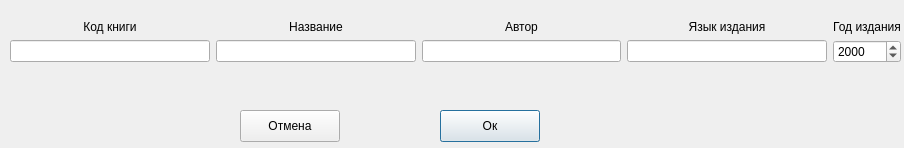
<?xml version="1.0" encoding="UTF-8"?>
<ui version="4.0">
 <class>addBooks</class>
 <widget class="QDialog" name="addBooks">
  <property name="geometry">
   <rect>
    <x>0</x>
    <y>0</y>
    <width>904</width>
    <height>148</height>
   </rect>
  </property>
  <property name="minimumSize">
   <size>
    <width>904</width>
    <height>148</height>
   </size>
  </property>
  <property name="maximumSize">
   <size>
    <width>904</width>
    <height>148</height>
   </size>
  </property>
  <property name="windowTitle">
   <string>архивариум</string>
  </property>
  <widget class="QWidget" name="horizontalLayoutWidget">
   <property name="geometry">
    <rect>
     <x>10</x>
     <y>20</y>
     <width>891</width>
     <height>80</height>
    </rect>
   </property>
   <layout class="QHBoxLayout" name="horizontalLayout">
    <item>
     <layout class="QVBoxLayout" name="verticalLayout_3">
      <item>
       <widget class="QLabel" name="label_3">
        <property name="text">
         <string>Код книги</string>
        </property>
        <property name="alignment">
         <set>Qt::AlignCenter</set>
        </property>
       </widget>
      </item>
      <item>
       <widget class="QLineEdit" name="bookID"/>
      </item>
      <item>
       <spacer name="verticalSpacer_2">
        <property name="orientation">
         <enum>Qt::Vertical</enum>
        </property>
        <property name="sizeHint" stdset="0">
         <size>
          <width>20</width>
          <height>40</height>
         </size>
        </property>
       </spacer>
      </item>
     </layout>
    </item>
    <item>
     <layout class="QVBoxLayout" name="verticalLayout_4">
      <item>
       <widget class="QLabel" name="label_4">
        <property name="text">
         <string>Название</string>
        </property>
        <property name="alignment">
         <set>Qt::AlignCenter</set>
        </property>
       </widget>
      </item>
      <item>
       <widget class="QLineEdit" name="bookName"/>
      </item>
      <item>
       <spacer name="verticalSpacer_3">
        <property name="orientation">
         <enum>Qt::Vertical</enum>
        </property>
        <property name="sizeHint" stdset="0">
         <size>
          <width>20</width>
          <height>40</height>
         </size>
        </property>
       </spacer>
      </item>
     </layout>
    </item>
    <item>
     <layout class="QVBoxLayout" name="verticalLayout_5">
      <item>
       <widget class="QLabel" name="label_5">
        <property name="text">
         <string>Автор</string>
        </property>
        <property name="alignment">
         <set>Qt::AlignCenter</set>
        </property>
       </widget>
      </item>
      <item>
       <widget class="QLineEdit" name="bookAuthor"/>
      </item>
      <item>
       <spacer name="verticalSpacer_4">
        <property name="orientation">
         <enum>Qt::Vertical</enum>
        </property>
        <property name="sizeHint" stdset="0">
         <size>
          <width>20</width>
          <height>40</height>
         </size>
        </property>
       </spacer>
      </item>
     </layout>
    </item>
    <item>
     <layout class="QVBoxLayout" name="verticalLayout_6">
      <item>
       <widget class="QLabel" name="label">
        <property name="text">
         <string>Язык издания</string>
        </property>
        <property name="alignment">
         <set>Qt::AlignCenter</set>
        </property>
       </widget>
      </item>
      <item>
       <widget class="QLineEdit" name="bookLanguage"/>
      </item>
      <item>
       <spacer name="verticalSpacer_5">
        <property name="orientation">
         <enum>Qt::Vertical</enum>
        </property>
        <property name="sizeHint" stdset="0">
         <size>
          <width>20</width>
          <height>40</height>
         </size>
        </property>
       </spacer>
      </item>
     </layout>
    </item>
    <item>
     <layout class="QVBoxLayout" name="verticalLayout_7">
      <item>
       <widget class="QLabel" name="label_6">
        <property name="text">
         <string>Год издания</string>
        </property>
        <property name="alignment">
         <set>Qt::AlignCenter</set>
        </property>
       </widget>
      </item>
      <item>
       <widget class="QDateEdit" name="bookYear">
        <property name="displayFormat">
         <string>yyyy</string>
        </property>
       </widget>
      </item>
      <item>
       <spacer name="verticalSpacer_6">
        <property name="orientation">
         <enum>Qt::Vertical</enum>
        </property>
        <property name="sizeHint" stdset="0">
         <size>
          <width>20</width>
          <height>40</height>
         </size>
        </property>
       </spacer>
      </item>
     </layout>
    </item>
   </layout>
  </widget>
  <widget class="QPushButton" name="pushButton">
   <property name="geometry">
    <rect>
     <x>240</x>
     <y>110</y>
     <width>100</width>
     <height>32</height>
    </rect>
   </property>
   <property name="text">
    <string>Отмена</string>
   </property>
   <property name="autoDefault">
    <bool>false</bool>
   </property>
  </widget>
  <widget class="QPushButton" name="pushButton_2">
   <property name="geometry">
    <rect>
     <x>440</x>
     <y>110</y>
     <width>100</width>
     <height>32</height>
    </rect>
   </property>
   <property name="text">
    <string>Ок</string>
   </property>
   <property name="autoDefault">
    <bool>false</bool>
   </property>
   <property name="default">
    <bool>true</bool>
   </property>
  </widget>
  <widget class="QLabel" name="label_7">
   <property name="geometry">
    <rect>
     <x>550</x>
     <y>115</y>
     <width>341</width>
     <height>21</height>
    </rect>
   </property>
   <property name="text">
    <string/>
   </property>
  </widget>
  <widget class="QPushButton" name="editButton">
   <property name="geometry">
    <rect>
     <x>440</x>
     <y>110</y>
     <width>100</width>
     <height>32</height>
    </rect>
   </property>
   <property name="text">
    <string>Изменить</string>
   </property>
   <property name="autoDefault">
    <bool>false</bool>
   </property>
   <property name="default">
    <bool>false</bool>
   </property>
  </widget>
  <zorder>editButton</zorder>
  <zorder>horizontalLayoutWidget</zorder>
  <zorder>pushButton</zorder>
  <zorder>pushButton_2</zorder>
  <zorder>label_7</zorder>
 </widget>
 <resources/>
 <connections/>
</ui>
